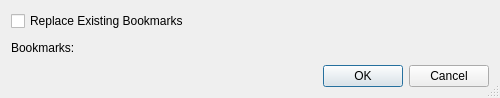
<?xml version="1.0" encoding="UTF-8"?>
<ui version="4.0">
 <class>HelpBookmarksImportDialog</class>
 <widget class="QDialog" name="HelpBookmarksImportDialog">
  <property name="geometry">
   <rect>
    <x>0</x>
    <y>0</y>
    <width>500</width>
    <height>98</height>
   </rect>
  </property>
  <property name="windowTitle">
   <string>Import Bookmarks</string>
  </property>
  <property name="sizeGripEnabled">
   <bool>true</bool>
  </property>
  <layout class="QGridLayout" name="gridLayout">
   <item row="0" column="0" colspan="2">
    <widget class="QCheckBox" name="replaceCheckBox">
     <property name="toolTip">
      <string>Select to replace the existing bookmarks</string>
     </property>
     <property name="text">
      <string>Replace Existing Bookmarks</string>
     </property>
    </widget>
   </item>
   <item row="1" column="0">
    <widget class="QLabel" name="label">
     <property name="text">
      <string>Bookmarks:</string>
     </property>
    </widget>
   </item>
   <item row="1" column="1">
    <widget class="EricPathPicker" name="bookmarksPicker" native="true">
     <property name="sizePolicy">
      <sizepolicy hsizetype="Expanding" vsizetype="Preferred">
       <horstretch>0</horstretch>
       <verstretch>0</verstretch>
      </sizepolicy>
     </property>
     <property name="focusPolicy">
      <enum>Qt::WheelFocus</enum>
     </property>
     <property name="toolTip">
      <string>Enter the path of the bookmarks file</string>
     </property>
    </widget>
   </item>
   <item row="2" column="0" colspan="2">
    <widget class="QDialogButtonBox" name="buttonBox">
     <property name="orientation">
      <enum>Qt::Horizontal</enum>
     </property>
     <property name="standardButtons">
      <set>QDialogButtonBox::Cancel|QDialogButtonBox::Ok</set>
     </property>
    </widget>
   </item>
  </layout>
 </widget>
 <customwidgets>
  <customwidget>
   <class>EricPathPicker</class>
   <extends>QWidget</extends>
   <header>EricWidgets/EricPathPicker.h</header>
   <container>1</container>
  </customwidget>
 </customwidgets>
 <resources/>
 <connections>
  <connection>
   <sender>buttonBox</sender>
   <signal>accepted()</signal>
   <receiver>HelpBookmarksImportDialog</receiver>
   <slot>accept()</slot>
   <hints>
    <hint type="sourcelabel">
     <x>248</x>
     <y>254</y>
    </hint>
    <hint type="destinationlabel">
     <x>157</x>
     <y>274</y>
    </hint>
   </hints>
  </connection>
  <connection>
   <sender>buttonBox</sender>
   <signal>rejected()</signal>
   <receiver>HelpBookmarksImportDialog</receiver>
   <slot>reject()</slot>
   <hints>
    <hint type="sourcelabel">
     <x>316</x>
     <y>260</y>
    </hint>
    <hint type="destinationlabel">
     <x>286</x>
     <y>274</y>
    </hint>
   </hints>
  </connection>
 </connections>
</ui>
